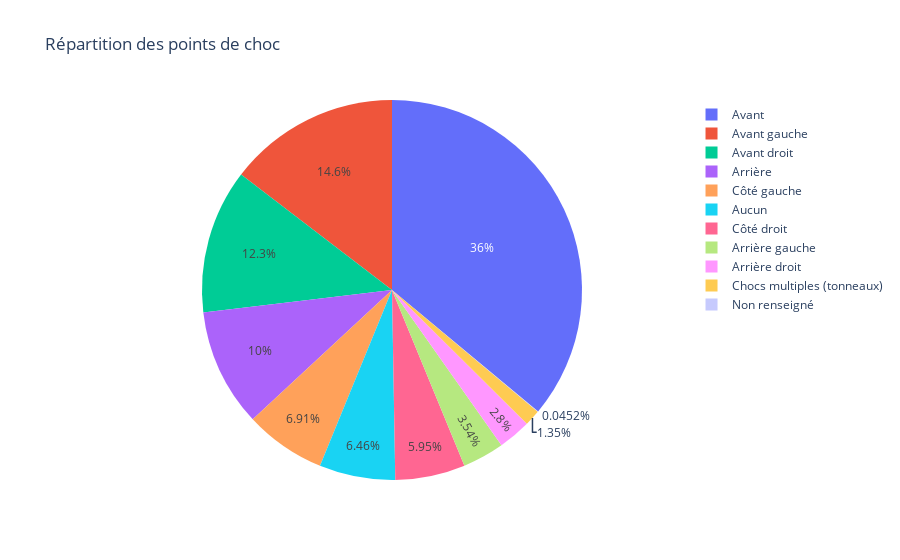

The notebook cell this image was saved under:
### Code cell
choc_description = {
    -1: 'Non renseigné',
    0: 'Aucun',
    1: 'Avant',
    2: 'Avant droit',
    3: 'Avant gauche',
    4: 'Arrière',
    5: 'Arrière droit',
    6: 'Arrière gauche',
    7: 'Côté droit',
    8: 'Côté gauche',
    9: 'Chocs multiples (tonneaux)'
}

# Remplacer les codes 'choc' par leurs descriptions
vehicules['choc'] = vehicules['choc'].map(choc_description)

# Calculez le compte pour chaque point de choc
choc_counts = vehicules['choc'].value_counts()

# Créez un diagramme circulaire
fig = px.pie(choc_counts, values=choc_counts.values, names=choc_counts.index, title="Répartition des points de choc")

# Montrez le graphique
fig.show()

### Figure 1 — Plotly figure (JSON) as saved in the notebook; plotly's stock layout.template omitted (floating-point values rounded to 4 significant figures)
{"data": [{"domain": {"x": [0, 1], "y": [0, 1]}, "hovertemplate": "choc=%{label}<br>value=%{value}<extra></extra>", "labels": ["Avant", "Avant gauche", "Avant droit", "Arrière", "Côté gauche", "Aucun", "Côté droit", "Arrière gauche", "Arrière droit", "Chocs multiples (tonneaux)", "Non renseigné"], "legendgroup": "", "name": "", "showlegend": true, "type": "pie", "values": [35070, 14218, 11940, 9758, 6722, 6288, 5791, 3449, 2721, 1314, 44]}], "layout": {"legend": {"tracegroupgap": 0}, "title": {"text": "Répartition des points de choc"}}}
